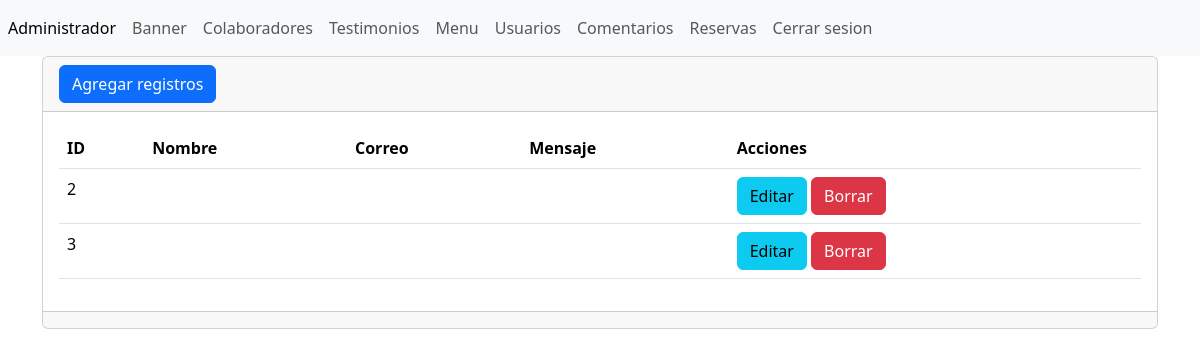
Page /admin/seccion/comentarios/index.php on the earlier database version.
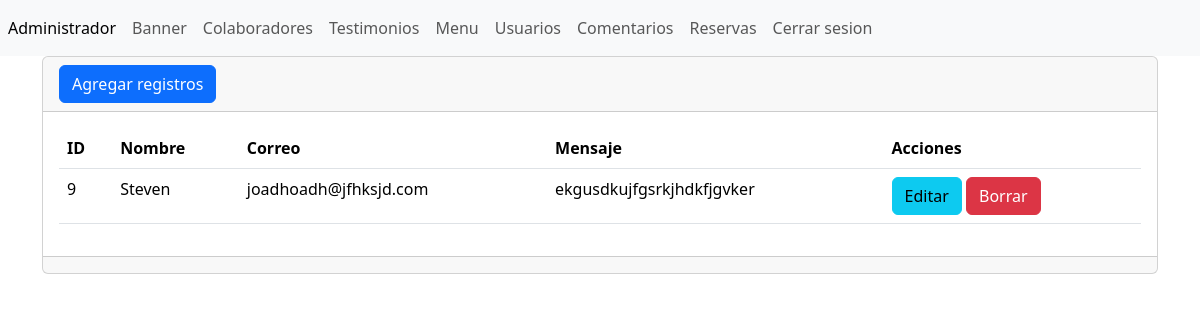
Same page on the later database version.
### tables this page shows
CREATE TABLE `mensaje` (
  `id` int(11) NOT NULL,
  `nombre` varchar(255) NOT NULL,
  `correo` varchar(50) NOT NULL,
  `mensaje` varchar(255) NOT NULL
);

### admin/seccion/comentarios/index.php (the view, shortened to what this page needs)
<?php
include("../../bd.php");
$sentencia=$pdo->prepare("SELECT * FROM mensaje;");
$sentencia->execute();
$resultado=$sentencia->fetchAll(PDO::FETCH_ASSOC);
?>
<!doctype html>
<html lang="en">
<head>
    <link
        href="https://cdn.jsdelivr.net/npm/bootstrap@5.3.2/dist/css/bootstrap.min.css"
        rel="stylesheet"
 />
        <link rel="stylesheet" href="https://cdn.jsdelivr.net/npm/bootstrap-icons@1.11.3/font/bootstrap-icons.css">
</head>
<body>
    <header>
        <?php include("../../templates/header.php"); ?>
    </header>
    <main>
        <section class="container">
            <div class="card">
                <div class="card-header">
                    <a name="" id="" class="btn btn-primary" href="crear.php" role="button">Agregar registros</a>
                </div>
                <div class="card-body">
                    <div
                        class="table-responsive-sm">
                        <table
                            class="table">
                            <thead>
                                <tr>
                                    <th scope="col">ID</th>
                                    <th scope="col">Nombre</th>
                                    <th scope="col">Correo</th>
                                    <th scope="col">Mensaje</th>
                                    <th scope="col">Acciones</th>
                                </tr>
                            </thead>
                            <tbody>
                                <?php foreach($resultado as $key => $value):?>
                                <tr class="">
                                    <td><?php echo $value["id"];?></td>
                                    <td><?php echo $value["nombre"];?></td>
                                    <td><?php echo $value["correo"];?></td>
                                    <td><?php echo $value["mensaje"];?></td>
                                    <td>
                                        <a name="" id="" class="btn btn-info" href="editar.php?txtID=<?php echo $value["id"]; ?>" role="button">Editar</a>
                                        <a name="" id="" class="btn btn-danger" href="index.php?txtID= <?php echo $value["id"];?>" role="button">Borrar</a>
                                    </td>
                                </tr>
                                <?php endforeach; ?>
                            </tbody>
                        </table>
                    </div>
                </div>
                <div class="card-footer text-muted"></div>
            </div>
        </section>
    </main>
</body>
</html>

Differences in the rows shown:
removed mensaje: id "2"
removed mensaje: id "3"
added mensaje: id "9", nombre "Steven", correo "joadhoadh@jfhksjd.com", mensaje "ekgusdkujfgsrkjhdkfjgvker"
